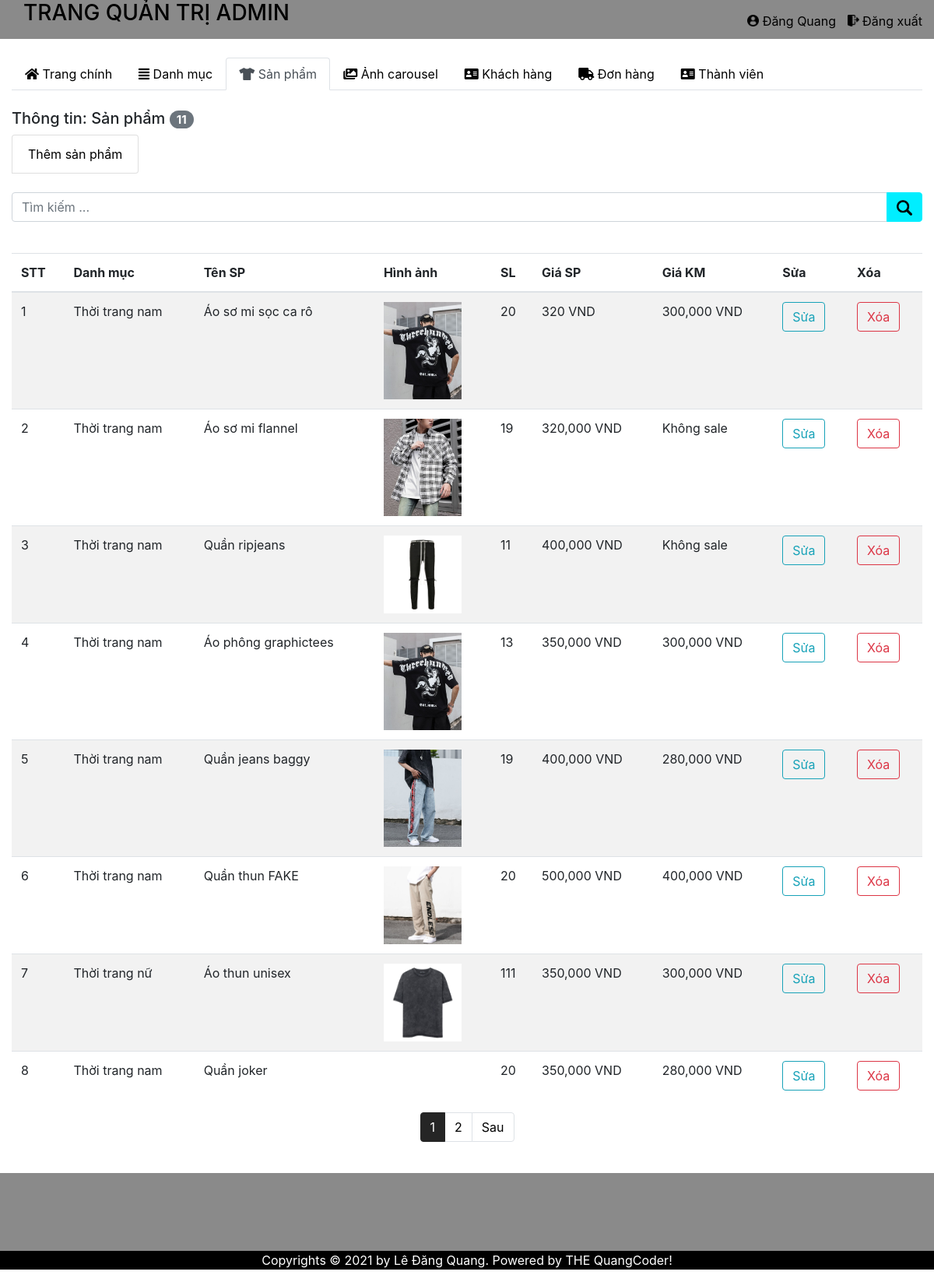
Page /admin/product.php (signed in) on the committed database.
### tables this page shows
CREATE TABLE `product` (
  `id_product` int(11) NOT NULL,
  `id_danh_muc` int(11) NOT NULL,
  `ten_sanpham` varchar(100) NOT NULL,
  `anh_sanpham` varchar(255) NOT NULL,
  `soluong` int(11) NOT NULL,
  `gia_sanpham` float NOT NULL,
  `gia_khuyenmai` float DEFAULT NULL,
  `chitiet` text NOT NULL
);

CREATE TABLE `danhmuc` (
  `id_danhmuc` int(11) NOT NULL,
  `ten_danhmuc` varchar(255) NOT NULL
);

### admin/product.php (the view, shortened to what this page needs)
<?php
include 'header.php';
$keyword = isset($_GET['keyword']) ? $_GET['keyword'] : '';
$product = mysqli_query($conn, "SELECT product.*,danhmuc.ten_danhmuc AS 'ten_danhmuc' FROM product JOIN danhmuc ON product.id_danh_muc =
danhmuc.id_danhmuc WHERE product.ten_sanpham LIKE '%$keyword%' ");
$limit = 8;
$total_page = ceil(mysqli_num_rows($product) / $limit);
$cr_page = (isset($_GET['page']) ? $_GET['page'] : 1);
$star = ($cr_page - 1) * $limit;
$product = mysqli_query($conn, "SELECT product.*,danhmuc.ten_danhmuc AS 'ten_danhmuc' FROM product JOIN danhmuc ON product.id_danh_muc =
danhmuc.id_danhmuc ORDER BY id_product DESC  LIMIT $star,$limit ");
$san_pham = mysqli_query($conn,"SELECT * FROM product");
?>
<ul class="nav nav-tabs">
  <li class="nav-item">
    <a class="nav-link " href="index.php"><i class="fas fa-home"></i> Trang chính</a>
  </li>
  </li>  <li class="nav-item">
    <a class="nav-link " href="category.php"><i class="fas fa-align-justify"></i> Danh mục</a>
  </li>
  <li class="nav-item">
    <a class="nav-link active" href="product.php"><i class="fas fa-tshirt"></i> Sản phẩm</a>
  </li>
  <li class="nav-item">
    <a class="nav-link" href="carousel.php"><i class="fas fa-images"></i> Ảnh carousel</a>
  </li>
  <li class="nav-item">
    <a class="nav-link" href="users.php"><i class="fas fa-address-card"></i> Khách hàng</a>
  </li>
  <li class="nav-item">
    <a class="nav-link" href="donhang.php"><i class="fas fa-truck"></i> Đơn hàng</a>
  </li>
  <li class="nav-item">
    <a class="nav-link" href="member.php"><i class="fas fa-address-card"></i> Thành viên</a>
  </li>
</ul>
<br>
<h5>Thông tin: Sản phẩm <span class="badge badge-secondary badge-pill"><?=  mysqli_num_rows($san_pham) ?></span></h5>
<ul class="list-group list-group-horizontal">
  <li class="list-group-item"><a href="addproduct.php">Thêm sản phẩm</a></li>
</ul>
<br>
<form action="" method="GET" role="form">
  <div class="input-group mb-3 mt50">
    <input type="text" class="form-control" placeholder="Tìm kiếm ... " name="keyword">
    <div class="input-group-append">
      <button class="btn btn-secondary" type="submit"><img src="../images/icon/search.png" style="width: 20px;" alt=""></button>
    </div>
  </div>
</form>
<br>
<table class="table table-striped">
  <thead>
    <tr>
      <th>STT</th>
      <th>Danh mục</th>
      <th>Tên SP</th>
      <th>Hình ảnh</th>
      <th>SL</th>
      <th>Giá SP</th>
      <th>Giá KM</th>
      <th>Sửa</th>
      <th>Xóa</th>
    </tr>
  </thead>
  <tbody>
    <?php
    foreach ($product as $key => $value) { ?>
      <tr>
        <td><?= ++$star ?></td>
        <td><?= $value['ten_danhmuc'] ?></td>
        <td><?= $value['ten_sanpham'] ?></td>
        <td><img src="../uploads/<?= $value['anh_sanpham'] ?>" alt="" width="100px"></td>
        <td><?= $value['soluong'] ?></td>
        <td><?= number_format($value['gia_sanpham']) ?> VND</td>
        <td><?php if ($value['gia_khuyenmai'] > 0) {
              echo number_format($value['gia_khuyenmai']); ?> VND   <?php
            } else {
              echo 'Không sale';
            } ?></td>
        <td><a class="btn btn-outline-info" href="repair_product.php?id=<?= $value['id_product'] ?>">Sửa</a>
        </td>
        <td>
          <a onclick="return confirm('Bạn có có chắc chắn muốn xóa: <?= $value['ten_sanpham'] ?> không');" class="btn btn-outline-danger" href="delete_product.php?id=<?= $value['id_product'] ?>">Xóa</a>
        </td>
      </tr>
    <?php }
    ?>
  </tbody>
</table>
<ul class="pagination justify-content-center">
  <?php
  for ($i = 1; $i <= $total_page; $i++) { ?>
    <li class="page-item <?= (($cr_page == $i) ? 'active' : '') ?> ">
      <a class="page-link" href="product.php?page=<?= $i ?><?= ($keyword != '') ? "&keyword=$keyword" : '' ?>">
        <?= $i ?></a>
    </li>
  <?php } ?>
  <?php if ($cr_page < $total_page) { ?>
    <li class="page-item"><a class="page-link" href="product.php?page=<?= $cr_page + 1 ?>">Sau</a></li>
  <?php } ?>
</ul>
<?php
include 'footer.php';
?>

### admin/header.php (shortened to what this page needs)
<?php
 if(isset($_SESSION['admin'])) {
    $admin = $_SESSION['admin'];
}
else {
    header('location: login.php');
}
?>
<!DOCTYPE html>
<html lang="en">
<head>
    <link rel="stylesheet" type="text/css" href="../css/bootstrap.min.css">
    <link rel="stylesheet" type="text/css" href="../css/style-admin.css">
    <link rel="stylesheet" href="https://use.fontawesome.com/releases/v5.7.0/css/all.css">
</head>
<body>
        <div class="top">
            <a href="index.php"><h3>TRANG QUẢN TRỊ ADMIN</h3></a>
            <div class="menutaikhoan">
                <a href="admin.php"><img src="../images/icon/user.png" alt=""> <?php echo $admin['name'] ?></a>
                <a href="logout.php"><img src="../images/icon/logout.png" alt=""> Đăng xuất</a>
            </div>
        </div>
        <br>
        <div class="container-fluid">

### admin/footer.php (shortened to what this page needs)
<br>
</div>
<div class="bot">
</div>
<p class="end">Copyrights © 2021 by Lê Đăng Quang. Powered by THE QuangCoder!</p>
</body>
</html>

### css/style-admin.css (style rules this page uses)
* { margin: 0; padding: 0; }
.top { background-color: rgb(138, 138, 138); width: 100%; height: 50px; color: white; position: relative; }
.top h3 { margin-left: 30px; }
.menutaikhoan { position: absolute; top: 5px; right: 5px; padding: 10px; }
.menutaikhoan a img { width: 15px; margin-left: 10px; margin-top: -4px; }
.bot { background: rgb(138, 138, 138); height: 100px; width: 100%; }
.end { background: black; color: rgb(255, 255, 255); text-align: center; }
a { color: black; }
.page-link { color: black; }
.page-item.active .page-link { z-index: 3; color: #fff; background-color: #252525; border-color: #252525; }

### rows in the picture
product: id_danh_muc.ten_danhmuc "Thời trang nam", ten_sanpham "Áo sơ mi sọc ca rô", anh_sanpham (picture), soluong "20", gia_sanpham "320", gia_khuyenmai "300,000"
product: id_danh_muc.ten_danhmuc "Thời trang nam", ten_sanpham "Áo sơ mi flannel", anh_sanpham (picture), soluong "19", gia_sanpham "320,000", gia_khuyenmai "Không sale"
product: id_danh_muc.ten_danhmuc "Thời trang nam", ten_sanpham "Quần ripjeans", anh_sanpham (picture), soluong "11", gia_sanpham "400,000", gia_khuyenmai "Không sale"
product: id_danh_muc.ten_danhmuc "Thời trang nam", ten_sanpham "Áo phông graphictees", anh_sanpham (picture), soluong "13", gia_sanpham "350,000", gia_khuyenmai "300,000"
product: id_danh_muc.ten_danhmuc "Thời trang nam", ten_sanpham "Quần jeans baggy", anh_sanpham (picture), soluong "19", gia_sanpham "400,000", gia_khuyenmai "280,000"
product: id_danh_muc.ten_danhmuc "Thời trang nam", ten_sanpham "Quần thun FAKE", anh_sanpham (picture), soluong "20", gia_sanpham "500,000", gia_khuyenmai "400,000"
product: id_danh_muc.ten_danhmuc "Thời trang nữ", ten_sanpham "Áo thun unisex", anh_sanpham (picture), soluong "111", gia_sanpham "350,000", gia_khuyenmai "300,000"
product: id_danh_muc.ten_danhmuc "Thời trang nam", ten_sanpham "Quần joker", soluong "20", gia_sanpham "350,000", gia_khuyenmai "280,000"

### other values in the picture
$admin['name'] "Đăng Quang"
mysqli_num_rows($san_pham) "11"
